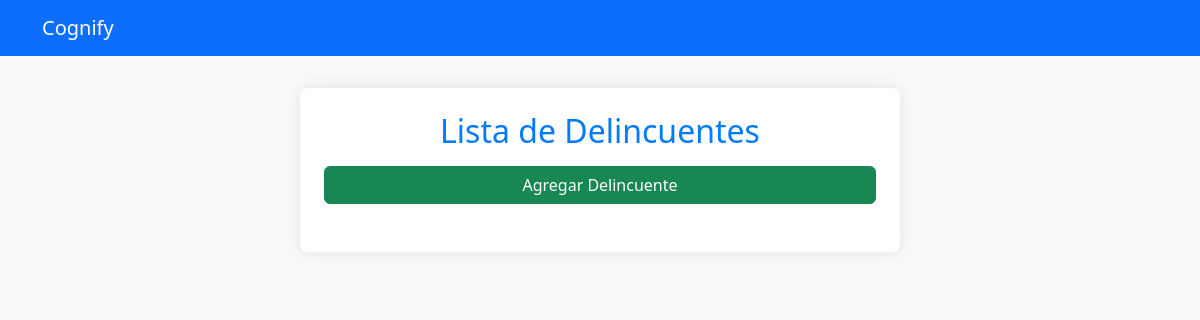
Before: / with the older database file.
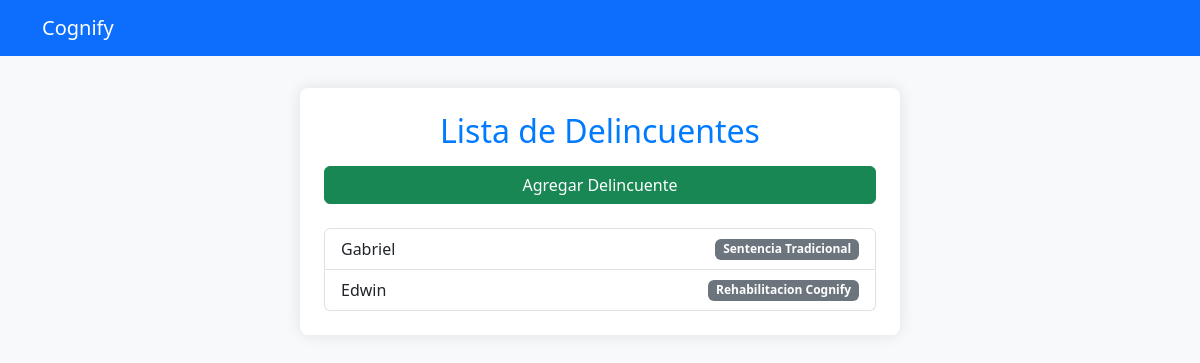
After: the same page with the newer database file.
### core/models.py (models this page shows, shortened)
class Criminal(models.Model):
    SENTENCE_CHOICES = [
        ('traditional', 'Sentencia Tradicional'),
        ('cognify', 'Rehabilitacion Cognify')
    ]
    CRIME_TYPE_CHOICES = [
        ('violent', 'Ofensores Violentos'),
        ('financial', 'Crímenes Financieros'),
        ('hate', 'Crímenes de Odio')
    ]
    name = models.CharField(max_length=100)
    crime_type = models.CharField(max_length=20, choices=CRIME_TYPE_CHOICES)
    sentence_type = models.CharField(max_length=20, choices=SENTENCE_CHOICES)
    created_at = models.DateTimeField(auto_now_add=True)

### core/views.py (the view)
# urls.py: 2. Add a URL to urlpatterns:  path('', views.home, name='home')
def home(request):
    criminals = Criminal.objects.all()
    return render(request, 'home.html', {'criminals': criminals})

### templates/home.html (shortened to what this page needs)
<!DOCTYPE html>
<html lang="es">
<head>
    <link href="https://cdn.jsdelivr.net/npm/bootstrap@5.3.0/dist/css/bootstrap.min.css" rel="stylesheet">
</head>
<body>
    <nav class="navbar navbar-expand-lg navbar-dark bg-primary">
        <div class="container">
            <a class="navbar-brand" href="#">Cognify</a>
        </div>
    </nav>
    <div class="container main-container">
        <h1>Lista de Delincuentes</h1>
        <a href="{% url 'add_criminal' %}" class="btn btn-success add-btn">Agregar Delincuente</a>
        <ul class="list-group">
            {% for criminal in criminals %}
                <li class="list-group-item d-flex justify-content-between align-items-center">
                    <span>{{ criminal.name }}</span>
                    <span class="badge bg-secondary">{{ criminal.get_sentence_type_display }}</span>
                </li>
            {% endfor %}
        </ul>
    </div>
</body>
</html>

### templates/home.html (style rules this page uses)
body { background-color: #f8f9fa; }
.main-container { max-width: 600px; margin: 2rem auto; padding: 1.5rem; background-color: #fff; border-radius: 8px; box-shadow: 0px 0px 15px rgba(0, 0, 0, 0.1); }
h1 { font-size: 2rem; text-align: center; color: #007bff; margin-bottom: 1rem; }
.add-btn { display: block; width: 100%; text-align: center; margin-bottom: 1.5rem; }

Changed rows visible on the page:
added Criminal: name "Gabriel", sentence_type "Sentencia Tradicional"
added Criminal: name "Edwin", sentence_type "Rehabilitacion Cognify"
